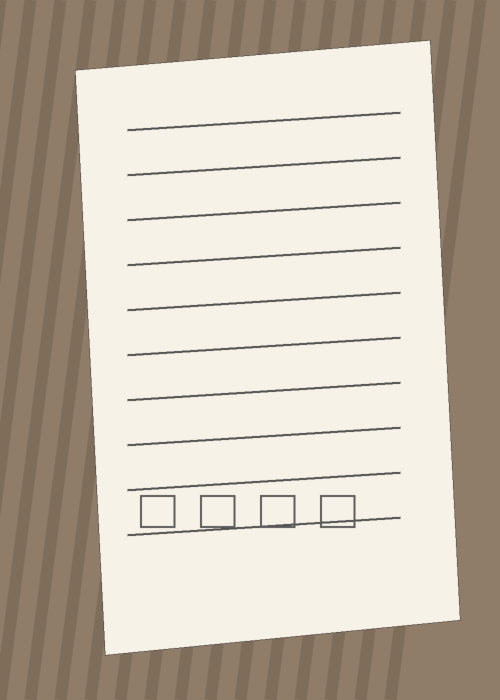
#> input picture backend/tests/fixtures/camera-skewed-page.png, 1000 x 1400 px (shown at 1/2 size)
$ python -i detect_document.py   (imports and definitions only)
#> lines starting #> are read from the running program, lines starting #| are printed output that depends on the picture
from __future__ import annotations

from dataclasses import dataclass

import cv2
import numpy as np
from PIL import Image

from app.schemas.document import AutoDetectStatus, Point
from app.services.perspective import full_image_corners, order_corners


# [4 lines that did not run here, left out]


# [76 lines that did not run here, left out]


# [1 line that did not run here, left out]

>>> import cv2
>>> picture = cv2.imread('../../tests/fixtures/camera-skewed-page.png', cv2.IMREAD_GRAYSCALE)
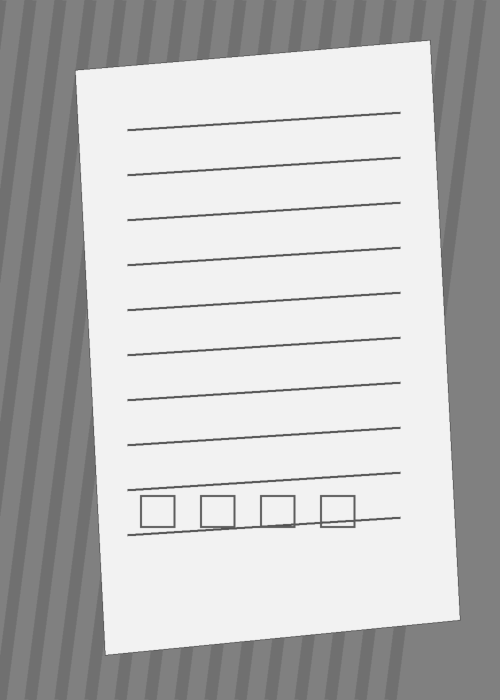
#> picture: shape (1400, 1000) (shown at 1/2 size); min 70, max 242, mean 190.2
#> (the run stopped early here; a loop or call above may not have finished)
